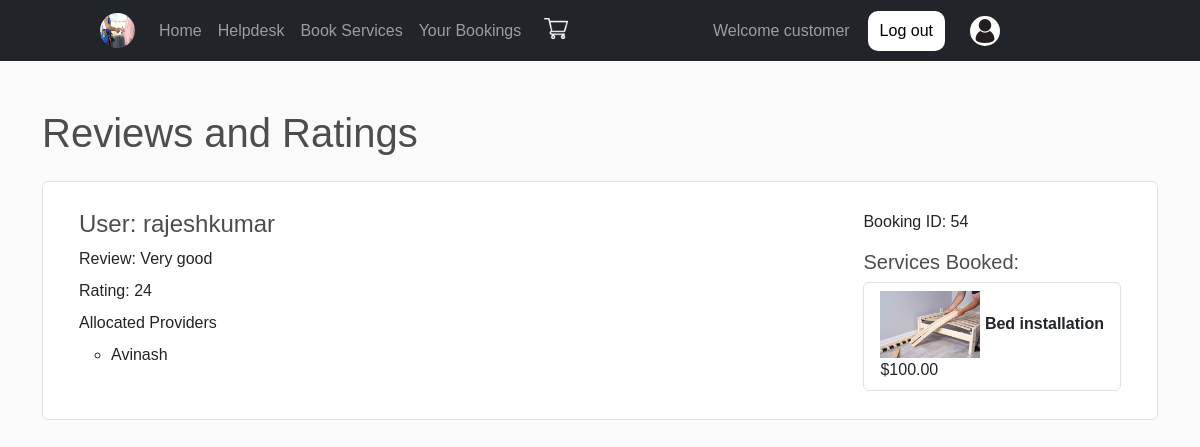
The page /reviews/ (signed in) on the database its author committed.
### SMSApp/models.py (models this page shows, shortened)
class ReviewandRating(models.Model):
    user=models.ForeignKey(User,on_delete=models.CASCADE)
    review = models.CharField(max_length=100)
    rating = models.PositiveIntegerField()
    order = models.ForeignKey(Order,on_delete=models.CASCADE,default=None,null=True)
    allo = models.ForeignKey(AllocatedOrder,on_delete=models.CASCADE,default =None,null=True)

class User(AbstractUser):
    c=[
        ('customer','customer'),
        ('Service provider','Service provider'),
    ]
    mble = models.CharField(max_length=10,null=True,blank=True)
    role_type=models.CharField(choices=c,default='customer',max_length=30)

class AllocatedOrder(models.Model):
    service_provider=models.ForeignKey(Service,on_delete=models.CASCADE)
    order = models.ForeignKey(Order,on_delete=models.CASCADE)
    chosen_datetime=models.DateTimeField(null=True,blank=True)

class Service(models.Model):
    c=[
        ('Electrician','Electrician'),
        ('AC Technician','AC Technician'),
        ('Carpenter','Carpenter'),
        ('None','None'),
      ]
    user=models.ForeignKey(User,on_delete=models.CASCADE)
    experience = models.PositiveIntegerField(default=0)
    field_type = models.CharField(choices=c,default='None',max_length=30)
    form = models.ImageField(upload_to='static/images/',null=True, blank=True)
    is_approved = models.BooleanField(default=False)

class Order(models.Model):
    STATUS_CHOICES = [
        ('Pending', 'Pending'),
        ('Completed','Completed'),
        ('Cancelled', 'Cancelled'),
    ]
    user = models.ForeignKey(User, on_delete=models.CASCADE)
    address = models.ForeignKey(Address, on_delete=models.CASCADE)
    order_date = models.DateTimeField(auto_now_add=True)
    delivery_date = models.DateTimeField()
    products = models.ManyToManyField(Product)
    status = models.CharField(max_length=20, choices=STATUS_CHOICES, default='Pending')
    total_amount = models.DecimalField(max_digits=10, decimal_places=2, default=0.00)

class Product(models.Model):
    category = [
        ('0', 'Eletric Service'),
        ('1', 'AC Service'),
        ('2','None'),
        ('3','Carpentering'),
    ]
    name = models.CharField(max_length=200)
    price = models.DecimalField(max_digits=5, decimal_places=2)
    image = models.ImageField(upload_to='static/images/',null=True, blank=True)
    category_type = models.CharField(choices=category, default="2", max_length=25)

### SMSApp/views.py (the view)
# urls.py: path('reviews/',views.feedbacks,name="feedback"),
def feedbacks(request):
    reviews = ReviewandRating.objects.all()
    return render(request,'html/feedbacks.html',{'f':reviews})

### templates/html/feedbacks.html
{% extends 'html/base.html' %}
{% load static %}
{% block content %}
<div class="container mt-5">
    <h1 class="mb-4">Reviews and Ratings</h1>
    <ul class="list-group" style="margin-bottom: 20px;">
        {% for review in f %}
        <li class="list-group-item">
            <div class="d-flex justify-content-between" style="margin: 20px;">
                <div>
                    <h4 class="mb-2">User: {{ review.user.username }}</h4>
                    <p class="mb-2">Review: {{ review.review }}</p>
                    <p class="mb-2">Rating: {{ review.rating }}</p>
                    <p class="mb-2">Allocated Providers</p>
                    <ul>
                        {% for allo in review.order.allocatedorder_set.all %}
                            <li>{{ allo.service_provider.user.username }}</li>
                        {% endfor %}
                    </ul>
                </div>
                <div>
                    {% if review.order %}
                    <p>Booking ID: {{ review.order.id }}</p>
                    <h5 class="mb-2">Services Booked:</h5>
                    <ul class="list-group">
                        {% for product in review.order.products.all %}
                        <li class="list-group-item">
                            <div class="d-flex justify-content-between align-items-center">
                                <div>
                                    <img src="{{ product.image.url }}" alt="{{ product.name }}" class="mr-3"
                                        style="max-width: 100px;">
                                    <strong>{{ product.name }}</strong><br>
                                    ${{ product.price }}
                                </div>
                            </div>
                        </li>
                        {% endfor %}
                    </ul>
                    {% else %}
                    <p>No associated order.</p>
                    {% endif %}
                </div>
            </div>
        </li>
        {% empty %}
        <li class="list-group-item">No reviews available.</li>
        {% endfor %}
    </ul>
</div>
{% endblock %}

### templates/html/base.html (style rules this page uses)
* { margin: 0; padding: 0; font-family: sans-serif; scroll-behavior: smooth; }
body { background-color: hsl(0, 0%, 98%); }
h1,h2,h3,h4,h5,h6 { color:hsl(0, 0%, 30%); }

### rows shown on the page
ReviewandRating: user.username "rajeshkumar", review "Very good", rating "24", order.id "54"
AllocatedOrder: service_provider.user.username "Avinash"
Product: image (picture), name "Bed installation", price "100.00"
